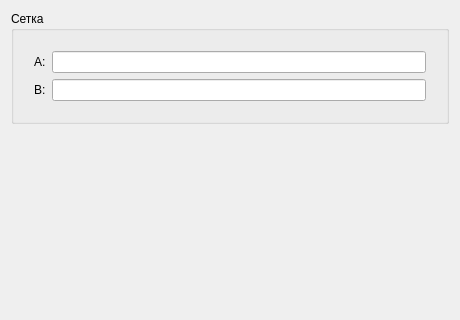
<?xml version="1.0" encoding="UTF-8"?>
<ui version="4.0"><class>Dialog</class><widget class="QDialog" name="Dialog"><property name="geometry"><rect><x>0</x><y>0</y><width>460</width><height>320</height></rect></property><property name="windowTitle"><string>#113 groups/198_group_grid</string></property><layout class="QVBoxLayout" name="verticalLayout"><property name="leftMargin"><number>11</number></property><property name="topMargin"><number>11</number></property><property name="rightMargin"><number>11</number></property><property name="bottomMargin"><number>11</number></property><property name="spacing"><number>6</number></property><item><widget class="QGroupBox" name="g1"><property name="title"><string>Сетка</string></property><layout class="QVBoxLayout" name="g1Layout"><property name="leftMargin"><number>9</number></property><property name="topMargin"><number>9</number></property><property name="rightMargin"><number>9</number></property><property name="bottomMargin"><number>9</number></property><property name="spacing"><number>6</number></property><item><layout class="QGridLayout" name="g"><property name="leftMargin"><number>11</number></property><property name="topMargin"><number>11</number></property><property name="rightMargin"><number>11</number></property><property name="bottomMargin"><number>11</number></property><property name="spacing"><number>6</number></property><item row="0" column="0"><widget class="QLabel" name="l1"><property name="text"><string>A:</string></property></widget></item><item row="0" column="1"><widget class="QLineEdit" name="e1"></widget></item><item row="1" column="0"><widget class="QLabel" name="l2"><property name="text"><string>B:</string></property></widget></item><item row="1" column="1"><widget class="QLineEdit" name="e2"></widget></item></layout></item></layout></widget></item><item><spacer name="verticalSpacer"><property name="orientation"><enum>Qt::Orientation::Vertical</enum></property><property name="sizeHint" stdset="0"><size><width>40</width><height>20</height></size></property></spacer></item></layout></widget></ui>
